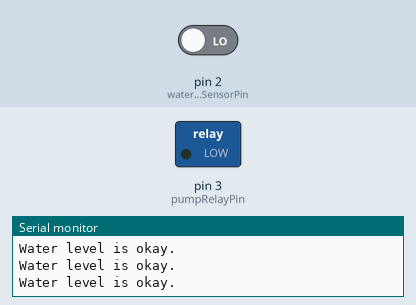
Bench run of a sketch on a simulated Arduino Uno, built with avr-gcc and run on an emulated ATmega328P. Parts: switched loads named in the sketch (green lamp = pin HIGH), the last lines printed to the serial monitor. The test bench sets the inputs (shaded band); at power-on: pin 2 (waterLevelSensorPin) LOW.

Above: at 2.8 s.
2.9 s: pin 2 (waterLevelSensorPin) driven HIGH
At 3.6 s:
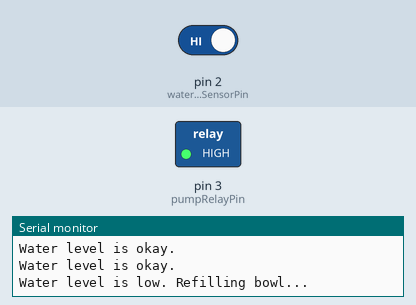
Timing chart, 0 to 10.5 s (numbered marks = the images above; inputs shaded):
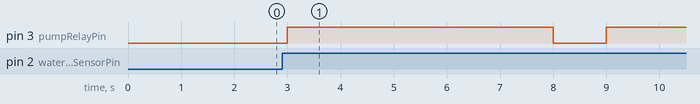

Measured:
- after the input at 2.9 s, pin 3 (pumpRelayPin): LOW → HIGH after 0.10 s, → LOW 5.0 s later, → HIGH 1.0 s later

The sketch:

Water-part.ino
```cpp
// Define pin numbers
const int waterLevelSensorPin = 2;  // Digital pin for water level sensor
const int pumpRelayPin = 3;          // Digital pin for pump relay
const int pumpDuration = 5000;       // Pump activation duration in milliseconds (adjust as needed)

void setup() {
  // Initialize serial communication
  Serial.begin(9600);

  // Set pins modes
  pinMode(waterLevelSensorPin, INPUT);
  pinMode(pumpRelayPin, OUTPUT);
}

void loop() {
  // Read water level sensor
  int waterLevel = digitalRead(waterLevelSensorPin);

  // Check water level
  if (waterLevel == HIGH) {
    Serial.println("Water level is low. Refilling bowl...");

    // Activate pump
    digitalWrite(pumpRelayPin, HIGH);
    delay(pumpDuration);
    digitalWrite(pumpRelayPin, LOW);

    Serial.println("Refilling complete.");
  } else {
    Serial.println("Water level is okay.");
  }

  // Add some delay to avoid continuous checking
  delay(1000);
}
```
